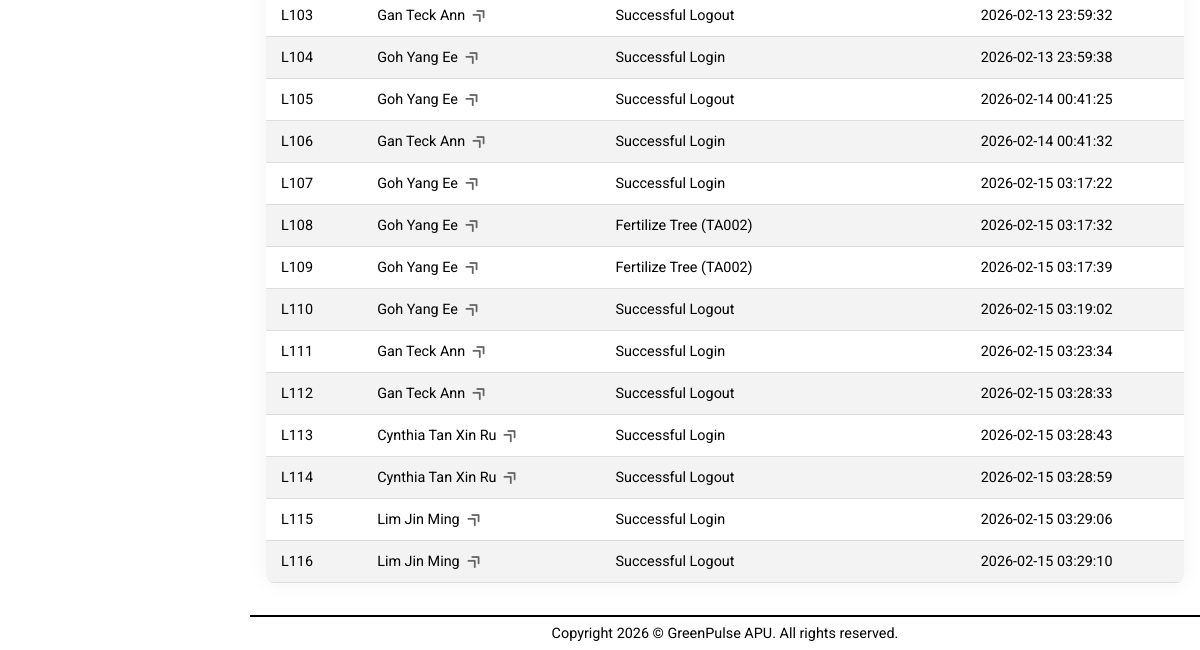
Before: /pages/admin/activityLog.php (signed in, lower part) with the older database file.
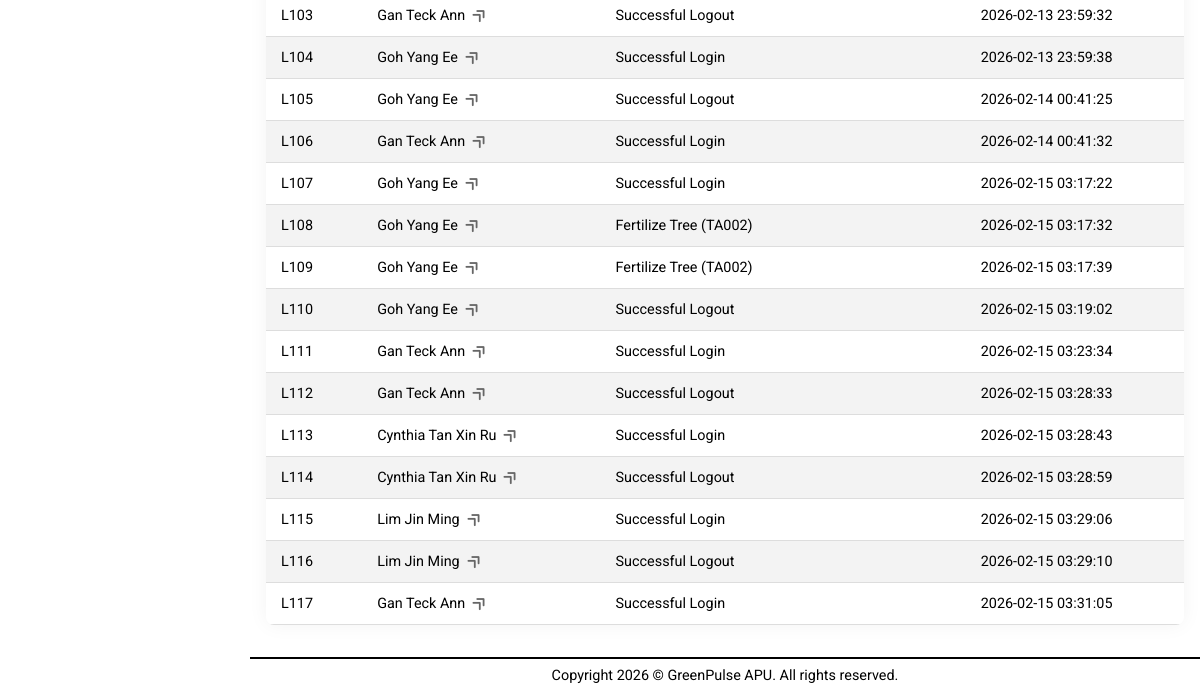
After: the same page with the newer database file.
### tables this page shows
CREATE TABLE `log` (
  `log_id` varchar(8) NOT NULL,
  `user_id` varchar(8) NOT NULL,
  `log_event` varchar(255) NOT NULL,
  `log_datetime` datetime NOT NULL
);

CREATE TABLE `users` (
  `user_id` varchar(8) NOT NULL,
  `name` varchar(100) NOT NULL,
  `nationality` varchar(50) NOT NULL,
  `gender` char(1) NOT NULL,
  `date_of_birth` date NOT NULL,
  `contact_number` varchar(12) NOT NULL,
  `education_email` varchar(50) NOT NULL,
  `course_name` varchar(255) NOT NULL,
  `registration_date` date NOT NULL,
  `password` varchar(255) NOT NULL,
  `safety_question_1` varchar(150) DEFAULT NULL,
  `answer_1` varchar(150) DEFAULT NULL,
  `safety_question_2` varchar(150) DEFAULT NULL,
  `answer_2` varchar(150) DEFAULT NULL,
  `green_points` int(11) DEFAULT NULL,
  `total_earned` int(11) DEFAULT NULL,
  `avatar` varchar(255) DEFAULT NULL,
  `role` varchar(50) NOT NULL,
  `last_login` datetime DEFAULT NULL,
  `account_status` varchar(50) NOT NULL DEFAULT 'Active'
);

### backend/utility.php (called while the page is built, shortened)
<?php
    function getUserName($conn, $user_id) {
        $sql = "SELECT name FROM users WHERE user_id = '$user_id'";
        $result = mysqli_query($conn, $sql);
        if (mysqli_num_rows($result) > 0) {
            $row = mysqli_fetch_assoc($result);
            return $row["name"];
        }
        return "User Not Found";
    }
?>

### pages/admin/activityLog.php (the view, shortened to what this page needs)
<?php
    include("../../conn.php");
    include("../../backend/utility.php");
    $sql = "SELECT * FROM log ORDER BY log_datetime ASC";
    $result = mysqli_query($conn, $sql);
    $logs = array();
    if (mysqli_num_rows($result) > 0) {
        while ($row = mysqli_fetch_assoc($result)) {
            $logs[] = $row;
        }
    }
?>
<!DOCTYPE html>
<html lang="en">
    <head>
        <link rel="stylesheet" href="../../styles/admin.css">
        <?php include("library.php"); ?>
    </head>
    <body>
        <main class="search-area">
            <div class="flex-container" style="margin: 1em 0;">
                <table>
                    <tbody>
                        <?php
                            foreach ($logs as $row) {
                                $user_name = getUserName($conn, $row["user_id"]);
                                echo '<tr>
                                        <td>' . $row['log_id'] . '</td>
                                        <td>
                                            <a href="viewUserProfile.php?id=' . $row['user_id'] . '" class="redirect-link" title="View User Profile">
                                                ' . $user_name . '
                                                <i class="fa-solid fa-angle-double-right table-linkIcon"></i>
                                            </a>
                                        </td>
                                        <td>' . $row['log_event'] . ' </td>
                                        <td>' . $row['log_datetime'] . '</td>
                                    </tr>';
                            }
                        ?>
                    </tbody>
                </table>
            </div>
        </main>
        <?php include("footer.php"); ?>
    </body>
</html>

### pages/admin/library.php (shortened to what this page needs)
<link rel="stylesheet" href="https://cdnjs.cloudflare.com/ajax/libs/font-awesome/6.4.0/css/all.min.css">

### pages/admin/footer.php
<footer>
    <p>Copyright 2026 &copy; GreenPulse APU. All rights reserved.</p>
</footer>

### styles/admin.css (style rules this page uses)
body { min-height: 100vh; display: grid; grid-template-columns: 250px 1fr; grid-template-rows: 1fr auto; grid-template-areas: "sidebar main" "sidebar footer"; }
main { grid-area: main; padding: 1em; }
footer { grid-area: footer; padding: 0.5em; display: flex; justify-content: center; align-items: center; border-top: 2px black solid; }
footer p { margin: 0; font-size: 0.9em; }
.flex-container { display: flex; flex-direction: column; justify-content: center; align-items: center; }
table { width: 100%; border-collapse: collapse; background-color: #ffffff; font-size: 0.9em; min-width: 400px; border-radius: 8px; box-shadow: 0 0 20px rgba(0, 0, 0, 0.05); overflow: hidden; }

### styles/general.css (style rules this page uses)
* { margin: 0; padding: 0; box-sizing: border-box; }
body { font-family: "Roboto", sans-serif; }
html, body { max-width: 100%; overflow-x: clip; }

Changed rows visible on the page:
added log: log_id "L117", user.name "Gan Teck Ann", log_event "Successful Login", log_datetime "2026-02-15 03:31:05"
